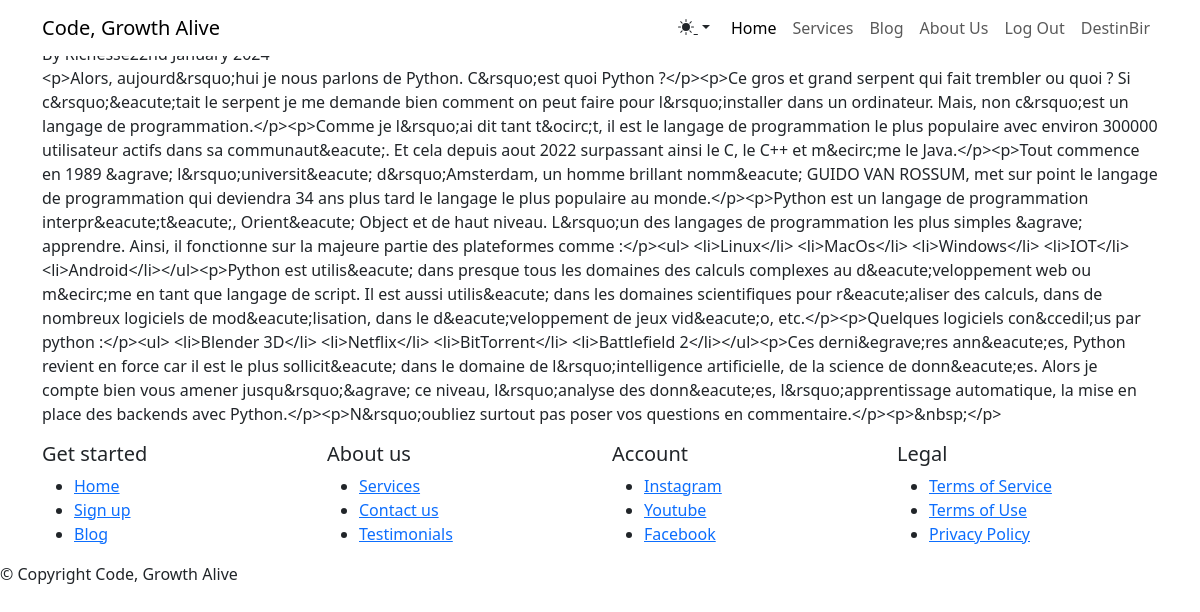
Page /article/1 (signed in) on the committed database.
### user/models.py (models this page shows, shortened)
class User(AbstractUser):
    class Role(models.TextChoices):
        SIMPLE = "Simple", "Simple"
        TEAM = "Team", "Team"
        ADMIN = "Admin", "Admin"
    base_role = Role.SIMPLE
    role = models.CharField(max_length=20, choices=Role.choices)
    thumbnail = models.ImageField(blank=True, null=True, upload_to='users')
    position = models.CharField(max_length=50, blank=True, null=True)
    facebook_link = models.URLField(blank=True, null=True)
    twitter_link = models.URLField(blank=True, null=True)
    instagram_link = models.URLField(blank=True, null=True)
    linkedIn_link = models.URLField(blank=True, null=True)

### blog/models.py (models this page shows, shortened)
class Article(models.Model):
    class Lang(models.TextChoices):
        FR = "Fr", "Fr"
        EN = "En", "En"
    lang_role = Lang.FR
    language = models.CharField(max_length=20, choices=Lang.choices)
    title = models.CharField(max_length=255)
    tag = models.CharField(max_length=500)
    slug = models.SlugField(blank=True, null=True)
    content = MDTextField()
    created_at = models.DateTimeField(auto_now_add=True)
    likes = models.IntegerField(default=0)
    author = models.ForeignKey(AUTH_USER_MODEL, related_name='article', on_delete=models.CASCADE)
    picture = models.ImageField(blank=True, null=True, upload_to='articles')
    prepopulated_fields = {'slug': ('title',)}

### blog/views.py (the view)
# urls.py: path("article/<int:id>", article, name="article"),
def article(request, id):
    art = Article.objects.get(id=id)
    return render(request, 'blog/article.html', {'art':art})

### blog/templates/blog/article.html (shortened to what this page needs)
{% extends 'general/base.html' %}
{% load static %}
{% block content %}
<main class="page blog-post">
    <section class="clean-block clean-post dark">
        <div class="container">
            <div class="block-content">
                <div class="post-body">
                    <h3>{{ art.title }}</h3>
                    <div class="post-info"><span>By {{ art.author.username }}</span><span>{{ art.created_at | date:"jS F Y" }}</span></div>
                    <p>{{ art.content }}</p>
                </div>
            </div>
        </div>
    </section>
</main>
{% endblock %}

### general/templates/general/base.html (shortened to what this page needs)
{% load static %}
<!DOCTYPE html>
<html data-bs-theme="auto" lang="en">
<head>
    <link rel="stylesheet" href="{% static 'bootstrap/css/bootstrap.min.css' %}">
    <link rel="stylesheet" href="{% static 'css/Montserrat.css' %}">
    <link rel="stylesheet" href="{% static 'fonts/simple-line-icons.min.css' %}">
    <link rel="stylesheet" href="{% static 'css/baguetteBox.min.css' %}">
    <link rel="stylesheet" href="{% static 'css/vanilla-zoom.min.css' %}">
    <link rel="stylesheet" href="https://cdn.jsdelivr.net/npm/bootstrap-icons@1.5.0/font/bootstrap-icons.css">
</head>
<body>
    <nav class="navbar navbar-expand-lg fixed-top bg-body clean-navbar navbar-light">
        <div class="container"><a class="navbar-brand logo" href="{% url 'home' %}">Code, Growth Alive</a>
            <div class="collapse navbar-collapse" id="navcol-1">
                <ul class="navbar-nav ms-auto">
                    <li class="nav-item">
                        <div class="theme-switcher dropdown">
                            <button class="btn btn-link dropdown-toggle" aria-expanded="false" data-bs-toggle="dropdown" type="button" style="color: var(--bs-body-color);">
                            </button>
                            </div>
                    </li>
                    <li class="nav-item"><a class="nav-link active" href="{% url 'home' %}">Home</a></li>
                    <li class="nav-item"><a class="nav-link" href="{% url 'services' %}">Services</a></li>
                    <li class="nav-item"><a class="nav-link" href="{% url 'articles' %}">Blog</a></li>
                    <li class="nav-item"><a class="nav-link" href="{% url 'about-us' %}">About Us</a></li>
                    <li class="nav-item">
                        {% if user.is_authenticated %}
                        <a class="nav-link" href="{% url 'logout' %}">Log Out</a>
                        {% else %}
                        <a class="nav-link" href="{% url 'login' %}">Log In</a>
                        {% endif %}
                    </li>
                    {% if user.is_authenticated %}
                    <li class="nav-item"><a class="nav-link" href="">{{ user.username }}</a></li>
                    {% endif %}
                </ul>
            </div>
        </div>
    </nav>
    {% block content %}
    {% endblock %}
    <footer class="page-footer dark">
        <div class="container">
            <div class="row">
                <div class="col-sm-3">
                    <h5>Get started</h5>
                    <ul>
                        <li><a href="{% url 'home' %}">Home</a></li>
                        <li><a href="{% url 'signup' %}">Sign up</a></li>
                        <li><a href="{% url 'articles' %}">Blog</a></li>
                    </ul>
                </div>
                <div class="col-sm-3">
                    <h5>About us</h5>
                    <ul>
                        <li><a href="{% url 'services' %}">Services</a></li>
                        <li><a href="{% url 'contact-us' %}">Contact us</a></li>
                        <li><a href="#">Testimonials</a></li>
                    </ul>
                </div>
                <div class="col-sm-3">
                    <h5>Account</h5>
                    <ul>
                        <li><a href="https://www.instagram.com/codegrowthalive__0?igsh=OGQ5ZDc2ODk2ZA==">Instagram</a></li>
                        <li><a href="https://youtube.com/@codeGrowthAlive?si=o2Qnav7zVML8ERn1">Youtube</a></li>
                        <li><a href="https://www.facebook.com/profile.php?id=61555082451303&mibextid=JRoKGi">Facebook</a></li>
                    </ul>
                </div>
                <div class="col-sm-3">
                    <h5>Legal</h5>
                    <ul>
                        <li><a href="#">Terms of Service</a></li>
                        <li><a href="#">Terms of Use</a></li>
                        <li><a href="#">Privacy Policy</a></li>
                    </ul>
                </div>
            </div>
        </div>
        <div class="footer-copyright">
            <p>© {{ year }} Copyright Code, Growth Alive</p>
        </div>
    </footer>
</body>
</html>

### rows in the picture
User: username "DestinBir"
Article: content "<p>Alors, aujourd&rsquo;hui je nous parlons de Python. C&rsquo;est quoi Python ?</p><p>Ce gros et grand serpent qui fait trembler ou quoi ? Si c&rsquo;&eacute;tait le serpent je me demande bien comment on peut faire pour l&rsquo;installer dans un ordinateur. Mais, non c&rsquo;est un langage de programmation.</p><p>Comme je l&rsquo;ai dit tant t&ocirc;t, il est le langage de programmation le plus populaire avec environ 300000 utilisateur actifs dans sa communaut&eacute;. Et cela depuis aout 2022 surpassant ainsi le C, le C++ et m&ecirc;me le Java.</p><p>Tout commence en 1989 &agrave; l&rsquo;universit&eacute; d&rsquo;Amsterdam, un homme brillant nomm&eacute; GUIDO VAN ROSSUM, met sur point…"
